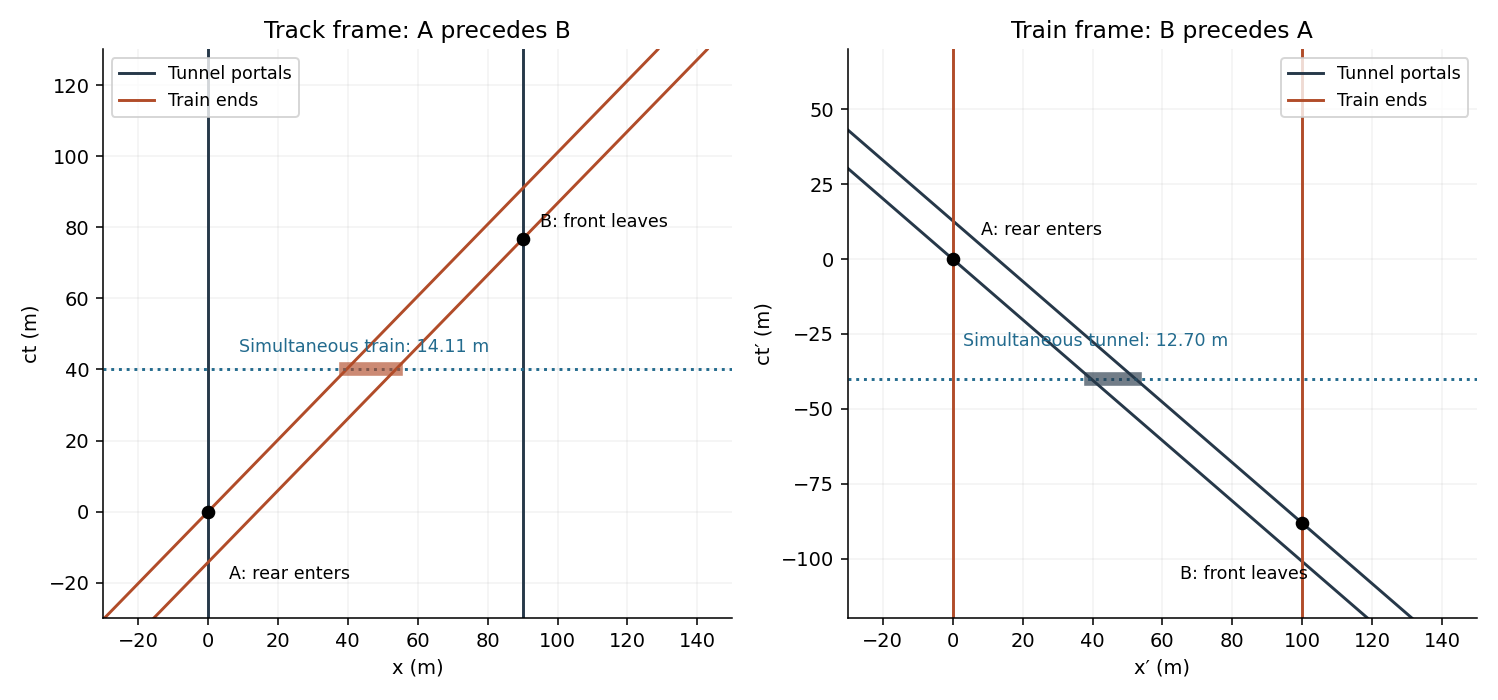

Write the Python code that produced this figure.
"""Original spacetime plots. Python 3.14, NumPy 2.3, Matplotlib 3.10.
Writes only 2014-train-and-tunnel-events.png in the current directory.
"""
from pathlib import Path
import numpy as np
import matplotlib
matplotlib.use('Agg')
import matplotlib.pyplot as plt
b=.99;g=1/np.sqrt(1-b*b);L=100/g;ctB=(90-L)/b;ctpB=g*(ctB-b*90)
fig,axs=plt.subplots(1,2,figsize=(10.7,5),facecolor='white')
t=np.linspace(-30,130,400);a=axs[0]
a.plot(np.zeros_like(t),t,color='#263849',label='Tunnel portals');a.plot(np.full_like(t,90),t,color='#263849')
a.plot(b*t,t,color='#b14c29',label='Train ends');a.plot(b*t+L,t,color='#b14c29')
a.axhline(40,color='#236b8e',ls=':',lw=1.5)
a.plot([40*b,40*b+L],[40,40],lw=7,color='#b14c29',alpha=.65)
a.text(9,45,'Simultaneous train: 14.11 m',color='#236b8e',fontsize=9)
a.scatter([0,90],[0,ctB],c='black',zorder=5);a.annotate('A: rear enters',(0,0),xytext=(6,-19),fontsize=9);a.annotate('B: front leaves',(90,ctB),xytext=(95,80),fontsize=9)
a.set(xlim=(-30,150),ylim=(-30,130),xlabel='x (m)',ylabel='ct (m)',title='Track frame: A precedes B');a.legend(loc='upper left',fontsize=9)
t=np.linspace(-120,70,400);a=axs[1]
a.plot(-b*t,t,color='#263849',label='Tunnel portals');a.plot(90/g-b*t,t,color='#263849')
a.plot(np.zeros_like(t),t,color='#b14c29',label='Train ends');a.plot(np.full_like(t,100),t,color='#b14c29')
a.axhline(-40,color='#236b8e',ls=':',lw=1.5)
a.plot([40*b,90/g+40*b],[-40,-40],lw=7,color='#263849',alpha=.65)
a.text(3,-29,'Simultaneous tunnel: 12.70 m',color='#236b8e',fontsize=9)
a.scatter([0,100],[0,ctpB],c='black',zorder=5);a.annotate('A: rear enters',(0,0),xytext=(8,8),fontsize=9);a.annotate('B: front leaves',(100,ctpB),xytext=(65,-107),fontsize=9)
a.set(xlim=(-30,150),ylim=(-120,70),xlabel="x′ (m)",ylabel="ct′ (m)",title='Train frame: B precedes A');a.legend(loc='upper right',fontsize=9)
for a in axs:a.grid(alpha=.16);a.spines[['top','right']].set_visible(False)
fig.tight_layout();fig.savefig(Path('2014-train-and-tunnel-events.png'),dpi=140,facecolor='white')
